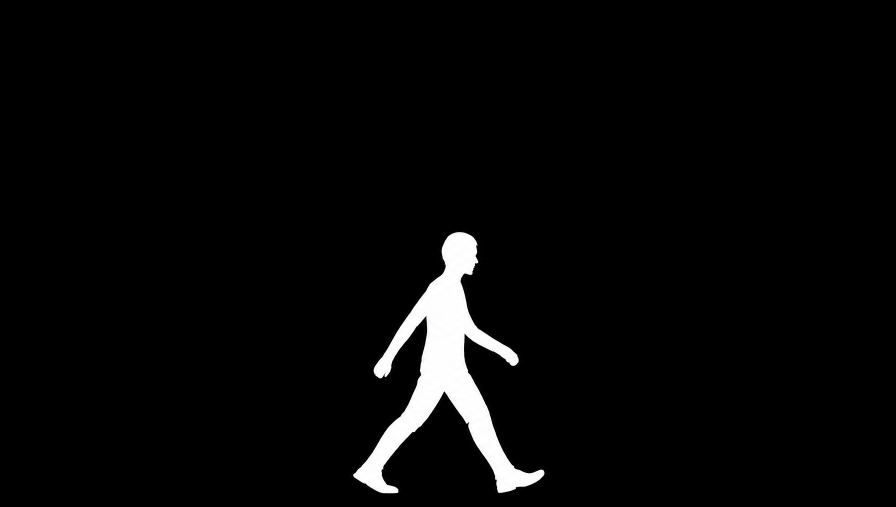
#> input picture docs/banner-fecinc/img/silhueta-ia.png, 2688 x 1520 px (shown at 1/3 size)
$ python heroi.py
#> lines starting #> are read from the running program, lines starting #| are printed output that depends on the picture; after the words box and inside, x2 and y2 are one past the last pixel; in counts of white or black regions, pixels touching at a corner belong together
"""Desenha a ilustração do topo do banner em vetor (SVG), a partir da silhueta (img/silhueta-ia.png).

A silhueta foi feita com IA generativa (Higgsfield, GPT Image 2.6). As linhas são desenhadas aqui, em
código: cada linha sobe onde o corpo está, como o sinal na tela do estande. Vetor = nítido em qualquer
tamanho de impressão.

    python docs/banner-fecinc/heroi.py [modo]   # modo: contorno (padrão) ou relevo
"""
import sys
from pathlib import Path

import numpy as np
from PIL import Image
from scipy import ndimage

AQUI = Path(__file__).resolve().parent
W, H = 900.0, 440.0           # mm: largura do banner e altura da faixa preta
Y0, Y1 = 246.0, 430.0         # faixa das linhas
N = 36                        # número de linhas
PASSO_X = 0.6                 # mm entre pontos de cada linha
ALTURA_PESSOA = 182.0         # mm, da cabeça ao pé
X_PESSOA = 600.0              # mm, centro da pessoa
PE = 424.0                    # mm, onde fica o pé (de cima)
NOITE, LUZ = "#0F0F0E", "#EDEDE8"


def mascara():
    im = np.asarray(Image.open(AQUI / "img" / "silhueta-ia.png").convert("L")) > 128
#> im: shape (1520, 2688) bool; 3% white; 1 white region, box (x1, y1, x2, y2) and area: (1060, 696, 1633, 1480) 122620
    lin, col = np.where(im)
    y0, y1, x0, x1 = lin.min(), lin.max(), col.min(), col.max()
#> y0 = 696; y1 = 1479; x0 = 1060; x1 = 1632
    esc = ALTURA_PESSOA / (y1 - y0)                     # mm por pixel
#> esc = 0.232
    return im, esc, (y0, y1, x0, x1)


def campo(modo):
    im, esc, (y0, y1, x0, x1) = mascara()
#> esc = 0.232; y0 = 696; y1 = 1479; x0 = 1060; x1 = 1632
    res = 0.5                                           # mm por célula da grade
    gx = np.arange(0, W, res); gy = np.arange(0, H, res)
    # posição de cada célula na imagem da silhueta
    cx = (x0 + x1) / 2
#> cx = 1346
    px = ((gx - X_PESSOA) / esc + cx).astype(int)
#> px = 1800 values from -1235 to 2634
    py = ((gy - (PE - ALTURA_PESSOA)) / esc + y0).astype(int)
#> py = 880 values from -345 to 1545
    m = np.zeros((len(gy), len(gx)), bool)
    ok_x = (px >= 0) & (px < im.shape[1]); ok_y = (py >= 0) & (py < im.shape[0])
    m[np.ix_(ok_y, ok_x)] = im[np.ix_(py[ok_y], px[ok_x])]
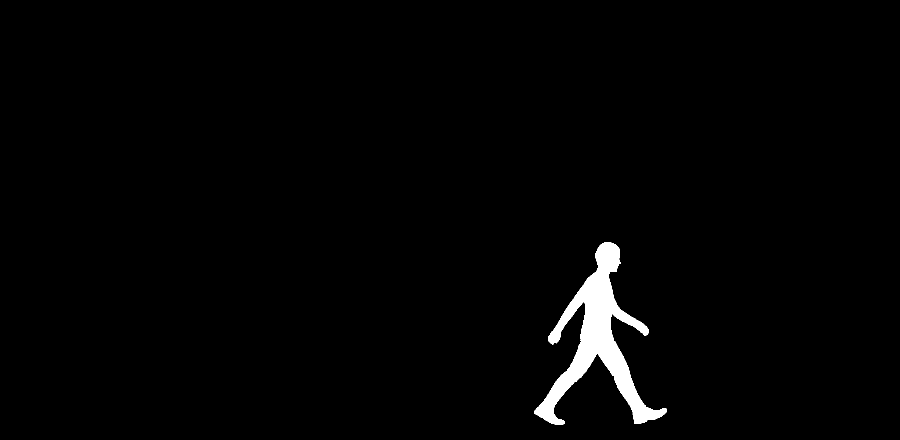
#> m: shape (880, 1800) bool (shown at 1/2 size); 1.7% white; 1 white region, box (x1, y1, x2, y2) and area: (1068, 484, 1334, 849) 26510
    dentro = ndimage.distance_transform_edt(m) * res        # mm até a borda, dentro do corpo
    fora = ndimage.distance_transform_edt(~m) * res          # mm até o corpo, fora
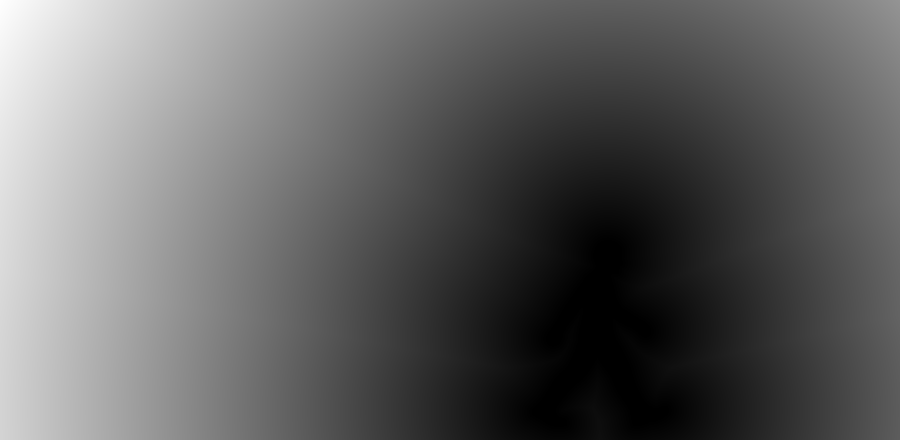
#> fora: shape (880, 1800) float64 (shown at 1/2 size); min 0, max 643.2, mean 248.9; drawn with min black and max white
    volume = np.clip(dentro / 26.0, 0, 1) ** 0.7             # sobe mais no meio do tronco que nas bordas e nos braços
    volume = ndimage.gaussian_filter(volume, 1.6 / res)
    borda = ndimage.gaussian_filter(m.astype(float), 3.0 / res)
    h = 0.55 * volume + 0.45 * borda
    onda = np.exp(-fora / 70.0) * np.sin(2 * np.pi * fora / 34.0) * (fora > 0)
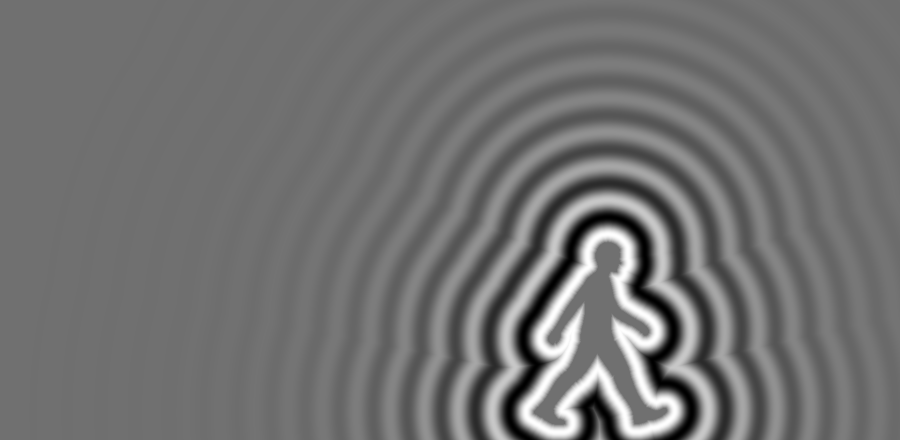
#> onda: shape (880, 1800) float64 (shown at 1/2 size); min -0.697, max 0.888, mean 0.0122; drawn with min black and max white
    return gx, gy, m, h, onda, res


def linhas_svg(modo="contorno"):
    gx, gy, m, h, onda, res = campo(modo)
#> gx = 1800 values from 0 to 899.5; gy = 880 values from 0 to 439.5; res = 0.5
    passo = (Y1 - Y0) / (N - 1)
    A = (1.25 if modo == "contorno" else 2.6) * passo
    R = 0.3 * passo
    xs = np.arange(0, W + PASSO_X, PASSO_X)
    ix = np.clip((xs / res).astype(int), 0, len(gx) - 1)
#> ix = 1501 values from 0 to 1799
    rng = np.random.default_rng(7)
    partes = []
    for k in range(N):
        yb = Y0 + k * passo
        iy = min(int(yb / res), len(gy) - 1)
        # um tremor bem leve e liso, para não parecer régua
        ruido = sum(a * np.sin(2 * np.pi * xs / p + f) for a, p, f in
                    zip(rng.uniform(0.05, 0.18, 3), rng.uniform(90, 260, 3), rng.uniform(0, 6.3, 3)))
        y = yb - A * h[iy, ix] - R * onda[iy, ix] + ruido
        d = "M" + " L".join(f"{x:.1f},{v:.2f}" for x, v in zip(xs, y))
        if modo == "relevo":
            partes.append(f'<path d="{d} L{W:.1f},{H:.1f} L0,{H:.1f} Z" fill="{NOITE}" stroke="none"/>')
        partes.append(f'<path d="{d}" fill="none" stroke="{LUZ}" stroke-width="1.05" stroke-linejoin="round" stroke-linecap="round"/>')
#> this loop made 36 passes
#> iy on passes 1 to 12: 492, 502, 513, 523, 534, 544, 555, 565, 576, 586, 597, 607
#> after the loop, partes = 36 items
    if modo == "contorno":
        import matplotlib
        matplotlib.use("Agg")
        import matplotlib.pyplot as plt
        cs = plt.contour(gx, gy, m.astype(float), levels=[0.5])
        for seg in cs.allsegs[0]:
            if len(seg) < 30:
                continue
            seg = seg[::2]
            d = "M" + " L".join(f"{x:.1f},{y:.2f}" for x, y in seg) + " Z"
            partes.append(f'<path d="{d}" fill="none" stroke="{LUZ}" stroke-width="1.15" stroke-linejoin="round"/>')
#> this loop made 1 pass
#> after the loop, partes = 37 items
        plt.close("all")
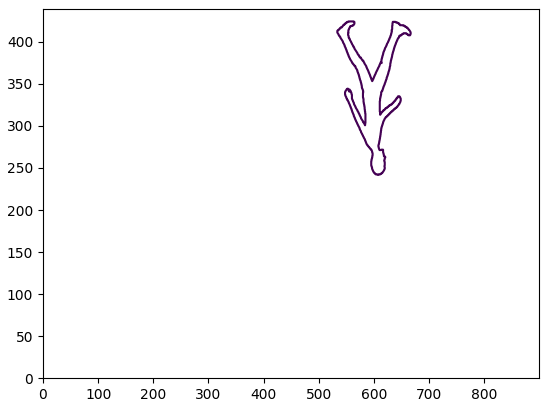
#> figure drawn by matplotlib, 1 panel
    return "\n".join(partes)


def placa(x, y, letra):
    """A placa ESP32 em pé num suporte, desenhada como nos desenhos da tela (vetor)."""
    w, hh = 20.0, 31.0
    pinos = "".join(f'<rect x="{x - w/2 + 1.6:.1f}" y="{y - hh/2 + 3 + i*3.1:.1f}" width="1.6" height="1.6" fill="{LUZ}"/>'
                    f'<rect x="{x + w/2 - 3.2:.1f}" y="{y - hh/2 + 3 + i*3.1:.1f}" width="1.6" height="1.6" fill="{LUZ}"/>' for i in range(8))
    return f'''<g>
  <rect x="{x - w/2 - 3}" y="{y - hh/2 - 3}" width="{w + 6}" height="{hh + 7}" rx="3" fill="{NOITE}"/>
  <rect x="{x - 9}" y="{y - hh/2 - 27}" width="18" height="22" fill="{NOITE}"/>
  <rect x="{x - 14}" y="{y + hh/2 + 66}" width="28" height="8" fill="{NOITE}"/>
  <rect x="{x - w/2}" y="{y - hh/2}" width="{w}" height="{hh}" rx="2" fill="{NOITE}" stroke="{LUZ}" stroke-width="1.2"/>
  <rect x="{x - 5.5}" y="{y - hh/2 + 4}" width="11" height="13" rx="0.8" fill="none" stroke="{LUZ}" stroke-width="1"/>
  <path d="M{x - 3.5},{y - hh/2 + 1.5} h7" stroke="{LUZ}" stroke-width="1.6"/>
  {pinos}
  <rect x="{x - 3}" y="{y + hh/2 - 2}" width="6" height="3.4" rx="0.8" fill="{NOITE}" stroke="{LUZ}" stroke-width="0.9"/>
  <path d="M{x},{y + hh/2 + 1.4} V{y + hh/2 + 70} M{x - 11},{y + hh/2 + 70} H{x + 11}" stroke="{LUZ}" stroke-width="1.4" fill="none"/>
  <text x="{x}" y="{y - hh/2 - 7}" text-anchor="middle" font-family="Instrument Serif" font-style="italic" font-size="20" fill="{LUZ}">{letra}</text>
</g>'''


def svg(modo="contorno"):
    corpo = linhas_svg(modo)
    return (f'<svg xmlns="http://www.w3.org/2000/svg" viewBox="0 0 {W:.0f} {H:.0f}" width="{W:.0f}mm" height="{H:.0f}mm">'
            f'<rect width="{W}" height="{H}" fill="{NOITE}"/>{corpo}{placa(44, 330, "A")}{placa(W - 44, 330, "B")}</svg>')


if __name__ == "__main__":
    modo = sys.argv[1] if len(sys.argv) > 1 else "contorno"
    (AQUI / "img" / f"heroi-{modo}.svg").write_text(svg(modo))
    print("ok", modo)
